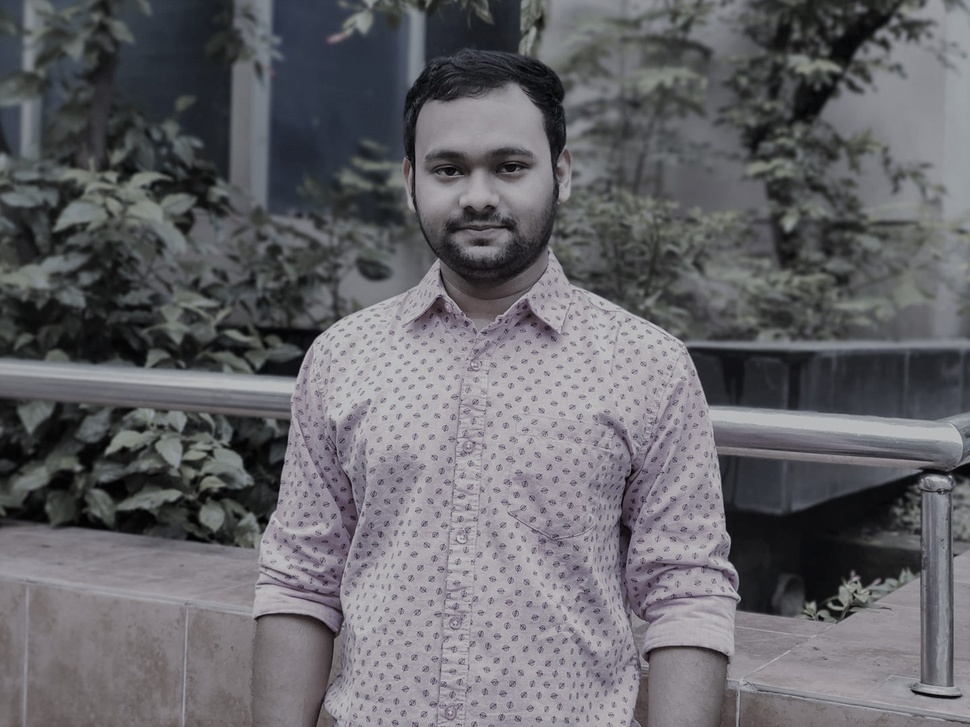
%> input picture MATLAB/MATLAB/lemon1.jpg, 970 x 727 px, shrunk from 1440 x 1080 before the run
$ octave online1.m   (GNU Octave 9; MATLAB toolbox functions it lacks are replaced by stand-ins)
%> lines starting %> are read from the running program, lines starting %| are printed output that depends on the picture
I = imread('C:\Users\lrlem\Downloads\MATLAB\lemon1.jpg');
%> I is the input picture: size 727x970x3 uint8; mean R, G, B 101.3, 100.5, 104.9
subplot(2,2,1)
imshow(I)
title 'original image'
% Flip left/right:
Ir = flip(I,2);
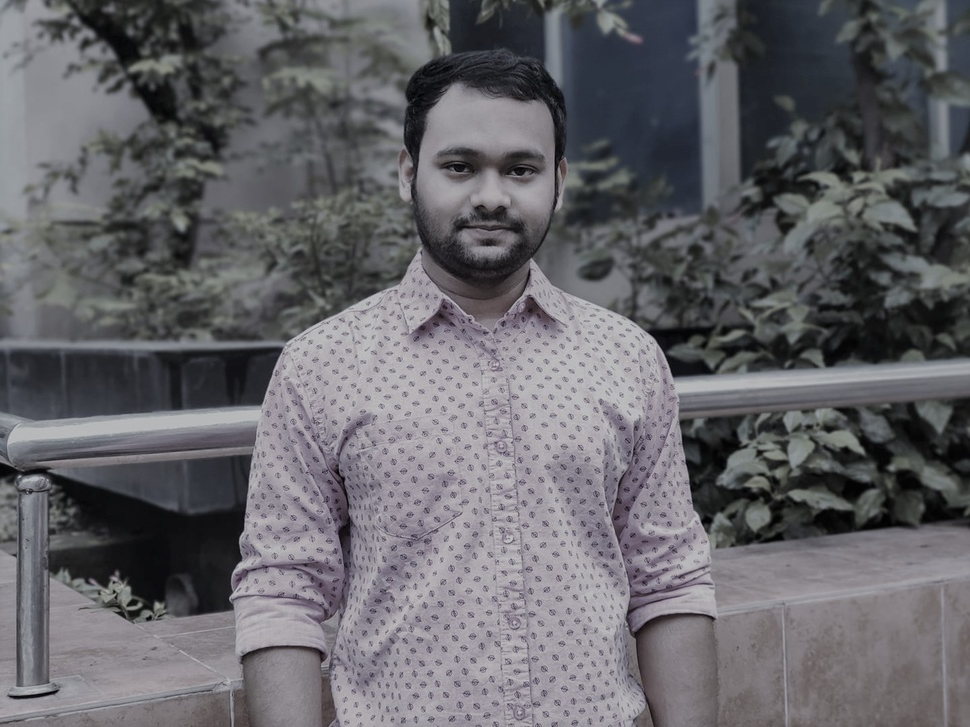
%> Ir: size 727x970x3 uint8; mean R, G, B 101.3, 100.5, 104.9; mean of the top-left, top-right, bottom-left and bottom-right quarters 97, 73.8, 118.4, 119.7
subplot(2,2,2)
imshow(Ir)
title 'flipped image'
% Join the original and flipped images:
IIr = horzcat(I,Ir);
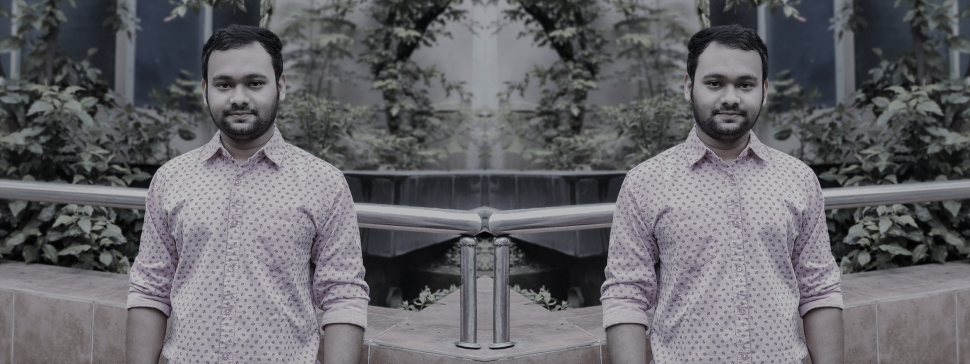
%> IIr: size 727x1940x3 uint8 (shown at 1/2 size); mean R, G, B 101.3, 100.5, 104.9
subplot(2,2,3:4)
imshow(IIr)
title 'joined images'
